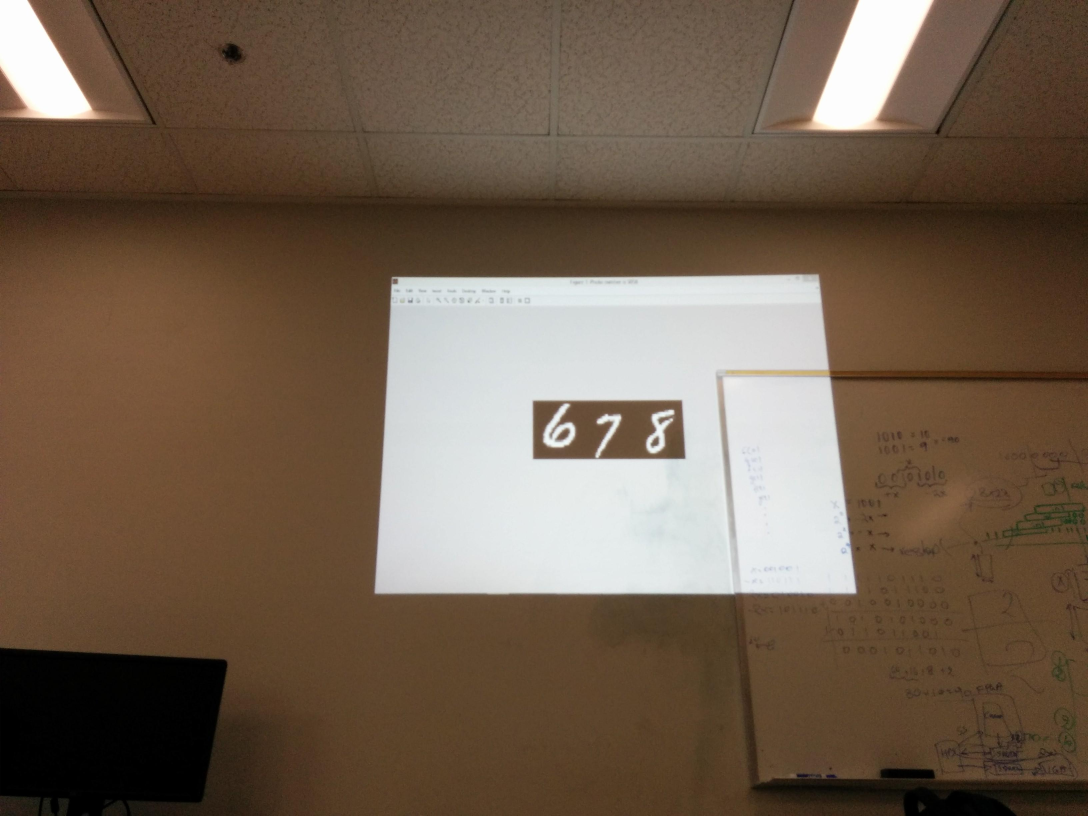
%> input picture image1.jpg, 3264 x 2448 px (shown at 1/3 size)
$ octave --eval "result = part2_fixed('image1.jpg');"   (GNU Octave 9; MATLAB toolbox functions it lacks are replaced by stand-ins)
%> lines starting %> are read from the running program, lines starting %| are printed output that depends on the picture; in (x1, y1, x2, y2) boxes, pixels count from 0 and x2, y2 are one past the last pixel; in counts of white or black regions, pixels touching at a corner belong together; the program's own positions count from 1
%function [Y2]=part2()
%y=imread('image90.jpg');
function [Y2]=part2_fixed(imagenum)
%> called with imagenum = 'image1.jpg'
%a = sprintf('image%d.jpg',imagenum);
y = imread(imagenum);
%imshow(y)
greyscale=rgb2gray(y);
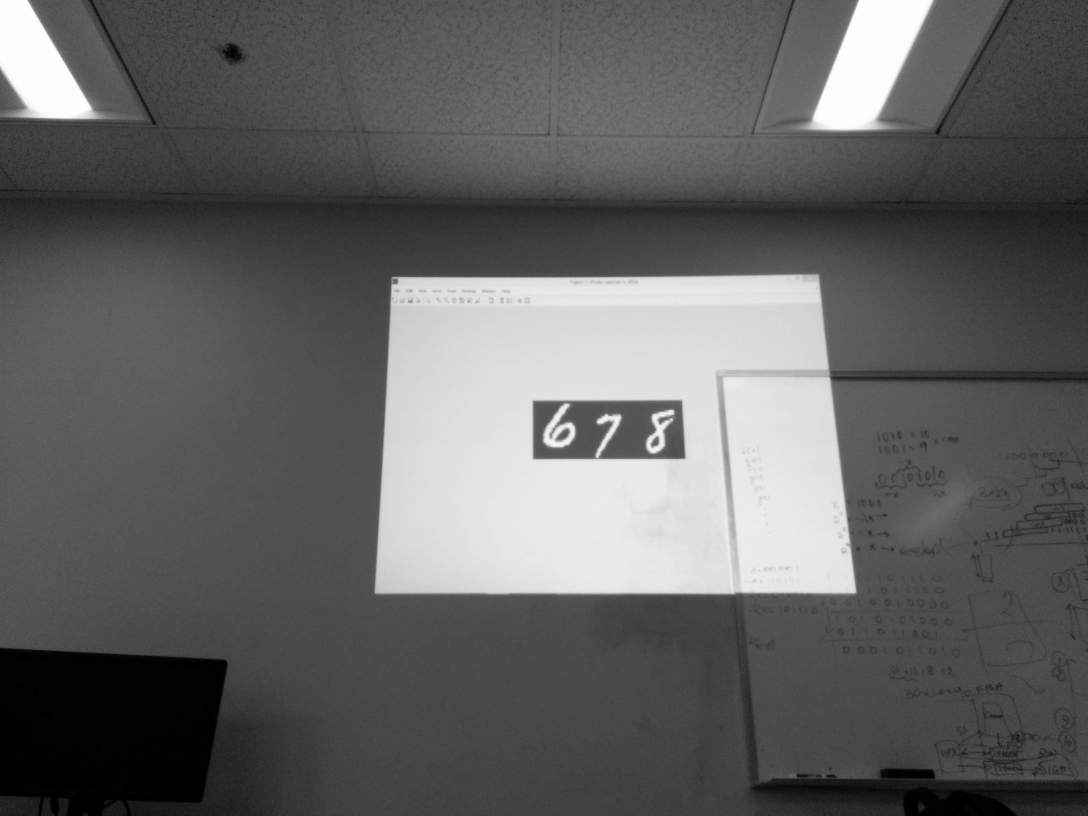
%> greyscale: size 2448x3264 uint8 (shown at 1/3 size); min 0, max 255, mean 97.7
[height, width]=size(greyscale);
%> height = 2448; width = 3264
greyscaleScaled=greyscale(height/4:height*3/4,width/4:3*width/4);
%imshow(greyscale);
avgIntesity=mean2(greyscaleScaled);
%> avgIntesity = 159.8
bwThreshold=avgIntesity/255;
%> bwThreshold = 0.627
%bwThreshold=.5;
Y=im2bw(y,bwThreshold);
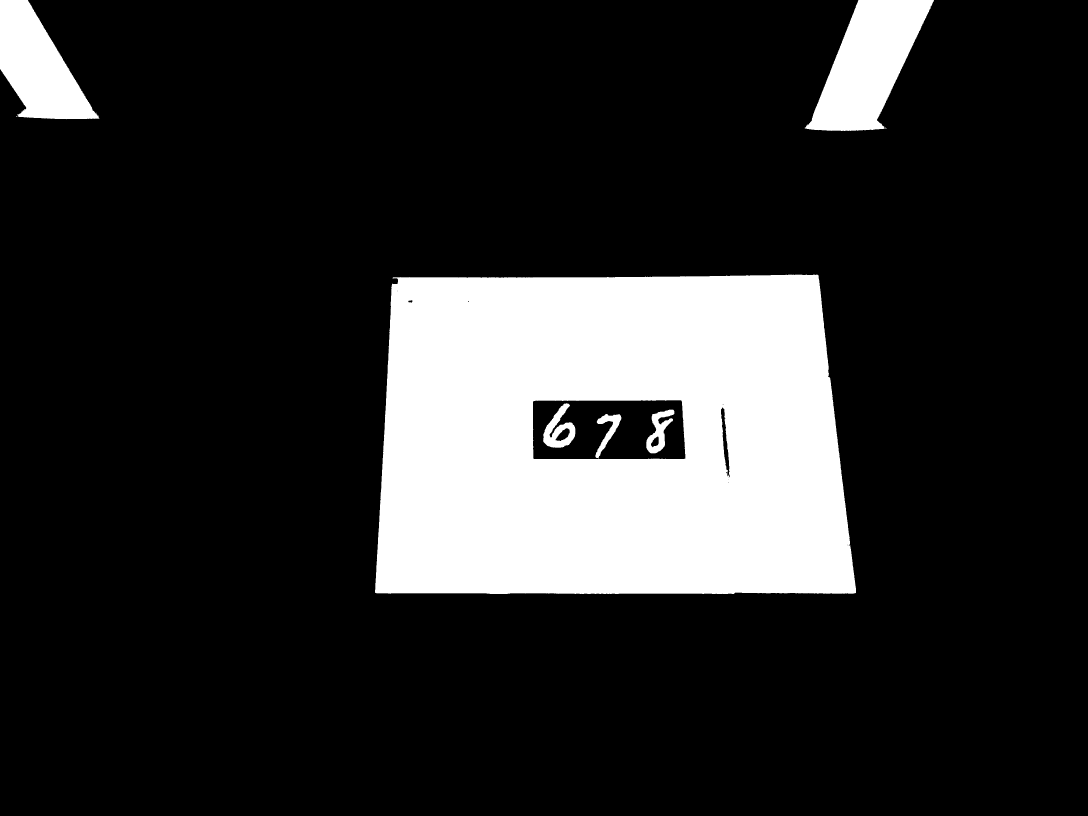
%> Y: size 2448x3264 logical (shown at 1/3 size); 17.1% white; 9 white regions (3 under 20 px), largest, box (x1, y1, x2, y2) and area: (1125, 824, 2568, 1782) 1210679, (2414, 0, 2802, 393) 83337, (0, 0, 299, 358) 60558, (1629, 1210, 1726, 1343) 6189, (1939, 1229, 2023, 1360) 4952, (1786, 1242, 1864, 1374) 3329
imshow(Y);
%[BW, threshold]=edge(Y,'sobel');
[BW, threshold]=edge(Y,'Prewitt');
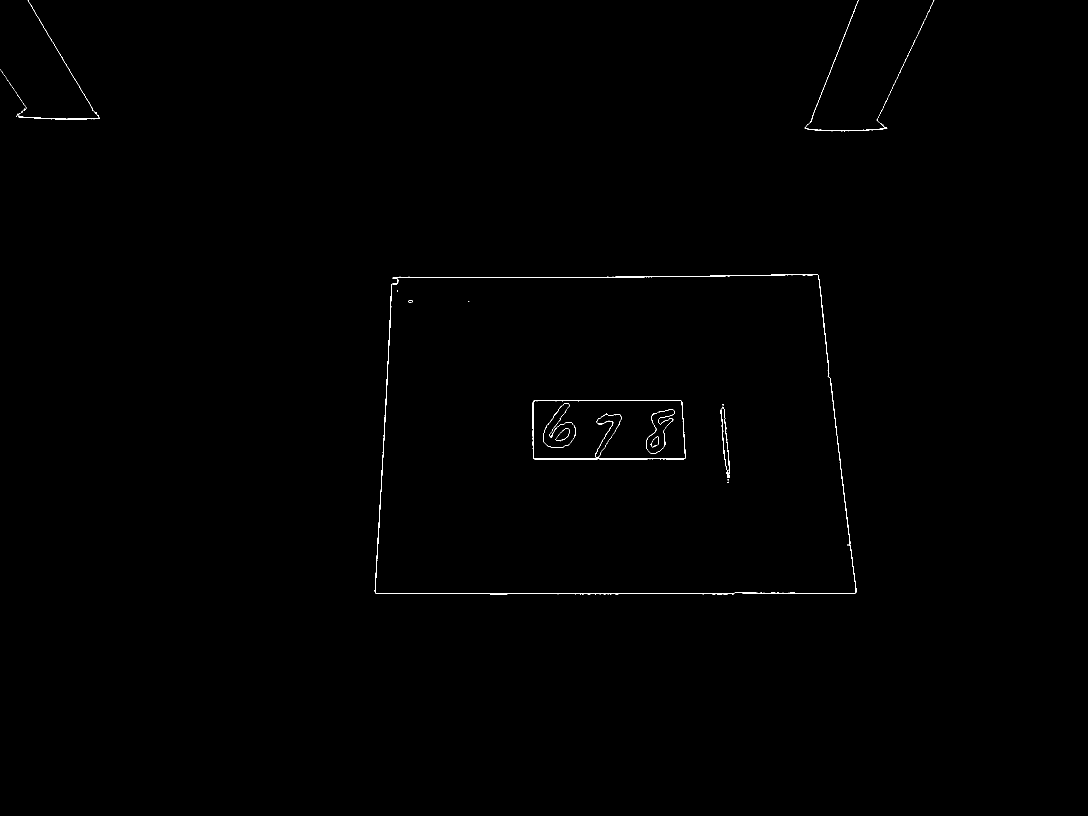
%> BW: size 2448x3264 logical (shown at 1/3 size); 0.2% white in thin lines or dots, all inside (x1, y1, x2, y2) = (0, 0, 2803, 1783)
%> threshold = 0.0488
%imshow(greyscaleScaled)
%find first white pixel (binary value 1) from top center
s=size(Y);
%> s = [2448 3264]
s(1);
s(2);
i=1;
%find first white pixel
t=1;
while Y(t,s(2)/2) ~=1
    t=t+5;
end
%> this loop made 167 passes
%> t on passes 1 to 3: 6, 11, 16
%> after the loop, t = 836

while Y(t,s(2)/2) ~=0
    t=t+1;
end
%> after the loop, t = 1203
b=s(1);
%> b = 2448
while Y(b,s(2)/2) ~=1
    b=b-5;
end
%> this loop made 134 passes
%> b on passes 1 to 12: 2443, 2438, 2433, 2428, 2423, 2418, 2413, 2408, 2403, 2398, 2393, 2388
%> after the loop, b = 1778


while Y(b,s(2)/2) ~=0
    b=b-1;
end
%> this loop made 401 passes
%> b on passes 1 to 3: 1777, 1776, 1775
%> after the loop, b = 1377

%top and bottom found, find l and r edges
while Y(s(1)/2,i) ~=1
    i=i+5;
end
%> this loop made 232 passes
%> after the loop, i = 1161
i;

%find first black pixel in white area (i value is in white area now)
% while Y(s(1)/2,i) ~=0
%     i=i+1;
% end
% i;
%i has value of side1
j=s(2)
%> j = 3264
while Y(s(1)/2,j) ~=1
    j=j-5;
end
%> this loop made 153 passes
%> j on passes 1 to 3: 3259, 3254, 3249
%> after the loop, j = 2499
j;
% [18 lines of commented-out code are left out]
cropped=Y(t:b,i:j);
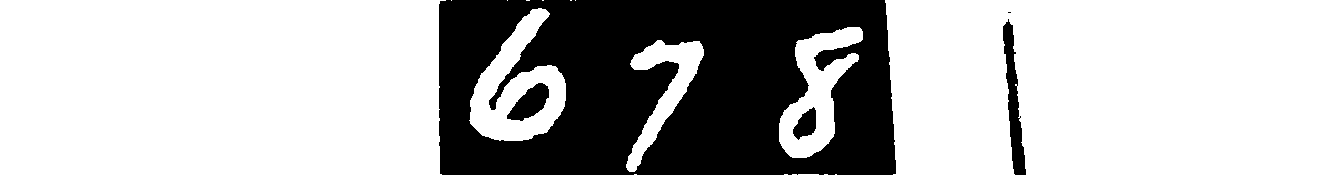
%> cropped: size 175x1339 logical; 71.8% white; 5 black regions (1 under 20 px), largest, box (x1, y1, x2, y2) and area: (439, 0, 896, 175) 63177, (1003, 19, 1026, 175) 1582, (507, 83, 549, 121) 884, (793, 107, 816, 140) 466

invertCropped=imcomplement(cropped);
imshow(invertCropped);
detectedFullImage=false;
detectWhile=1;
 while detectedFullImage==false
    sumOfCols=sum(invertCropped,1);
    sumOfCols(1,704);
    while sumOfCols(1,detectWhile)==0
        sumOfCols(1,detectWhile);
        detectWhile=detectWhile+1;
    end
    firstEdge=detectWhile
    while sumOfCols(1,detectWhile)~=0
        sumOfCols(1,detectWhile);
        detectWhile=detectWhile+1;
    end
    secondEdge=detectWhile
% [10 lines of commented-out code are left out]

    if secondEdge-firstEdge>30
        detectedFullImage=true;
    end
end
%> this loop made 1 pass
%> (firstEdge, secondEdge) on pass 1: (440, 897)
%> after the loop, detectWhile = 897; detectedFullImage = true
 %i=firstEdge;j=secondEdge;

% Y2=cropped(:,i:j);
Y2=Y(t-10:b+10,i+firstEdge:i+secondEdge);
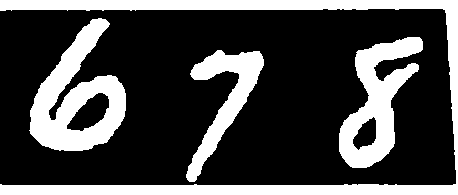
%> Y2: size 195x458 logical; 27.8% white; 4 white regions, box (x1, y1, x2, y2) and area: (0, 0, 458, 195) 10358, (29, 18, 126, 151) 6189, (339, 37, 423, 168) 4952, (186, 50, 264, 182) 3329
figure
imshow(Y2)

end

$ run again, on image100.jpg
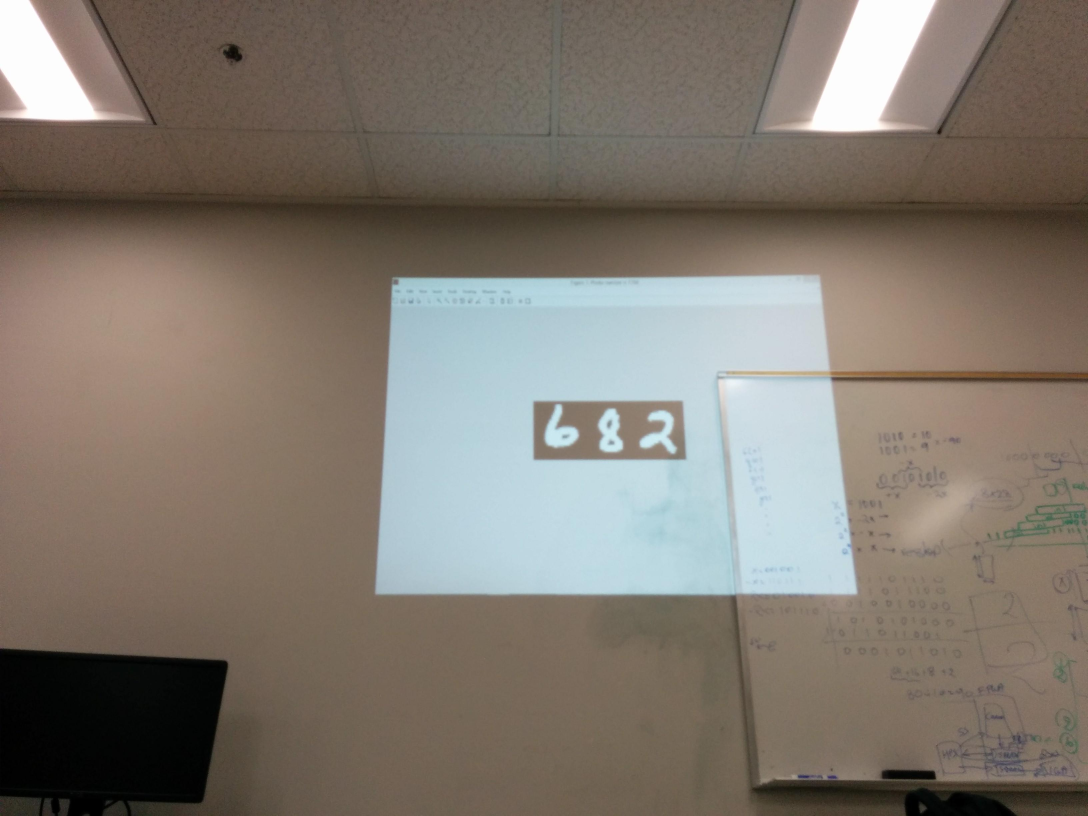
%> input picture image100.jpg, 3264 x 2448 px (shown at 1/3 size)
%> avgIntesity = 162
%> bwThreshold = 0.635
%> in part2_fixed, `Y=im2bw(y,bwThreshold);`:
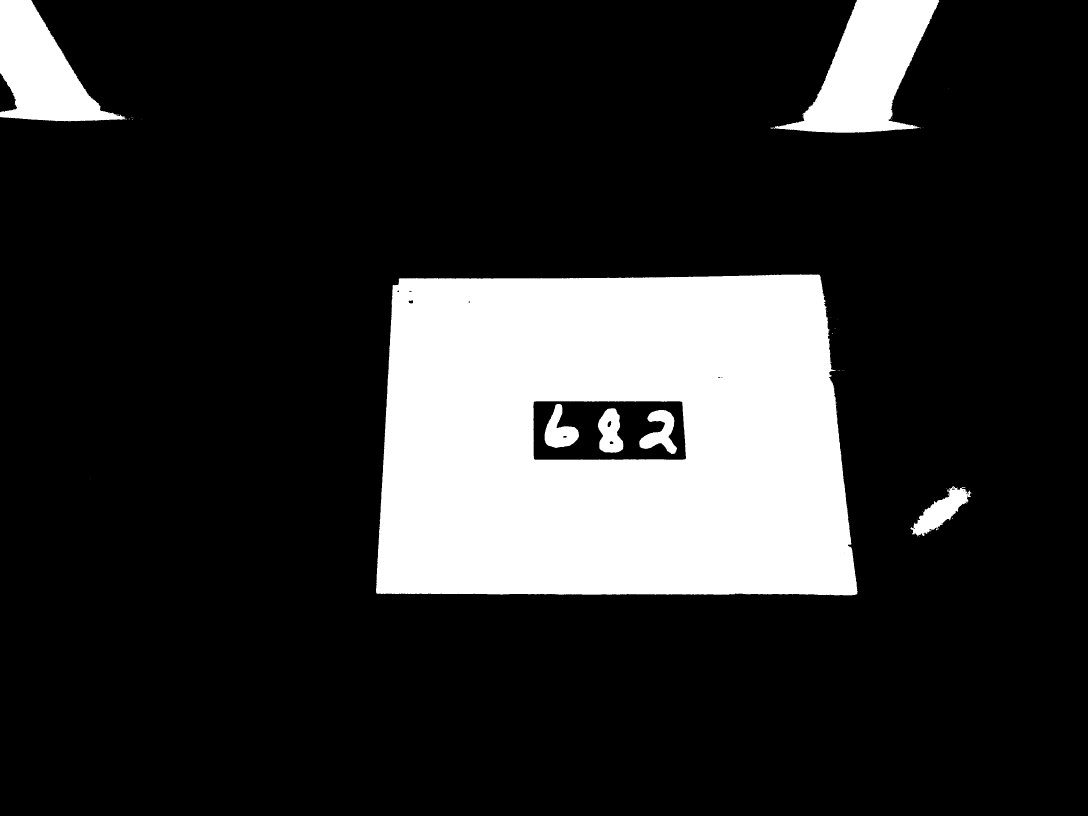
%> Y: size 2448x3264 logical (shown at 1/3 size); 17.8% white; 46 white regions (38 under 20 px), largest, box (x1, y1, x2, y2) and area: (1128, 823, 2573, 1786) 1217369, (2311, 0, 2818, 398) 98543, (0, 0, 376, 364) 70419
%> BW: size 2448x3264 logical; 0.22% white in thin lines or dots, all inside (x1, y1, x2, y2) = (0, 0, 2915, 1787)
%> threshold = 0.051
%> the loop in part2_fixed, `while Y(t,s(2)/2) ~=1` made 167 passes
%> t on passes 1 to 3: 6, 11, 16
%> after the loop in part2_fixed, `while Y(t,s(2)/2) ~=1`: t = 836
%> after the loop in part2_fixed, `while Y(t,s(2)/2) ~=0`: t = 1205
%> the loop in part2_fixed, `while Y(b,s(2)/2) ~=1` made 134 passes
%> b on passes 1 to 8: 2443, 2438, 2433, 2428, 2423, 2418, 2413, 2408
%> after the loop in part2_fixed, `while Y(b,s(2)/2) ~=1`: b = 1778
%> the loop in part2_fixed, `while Y(b,s(2)/2) ~=0` made 399 passes
%> b on passes 1 to 3: 1777, 1776, 1775
%> after the loop in part2_fixed, `while Y(b,s(2)/2) ~=0`: b = 1379
%> the loop in part2_fixed, `while Y(s(1)/2,i) ~=1` made 232 passes
%> after the loop in part2_fixed, `while Y(s(1)/2,i) ~=1`: i = 1161
%> the loop in part2_fixed, `while Y(s(1)/2,j) ~=1` made 152 passes
%> j on passes 1 to 3: 3259, 3254, 3249
%> after the loop in part2_fixed, `while Y(s(1)/2,j) ~=1`: j = 2504
%> cropped: size 175x1344 logical; 75.8% white; 4 black regions, box (x1, y1, x2, y2) and area: (440, 0, 898, 175) 56645, (663, 59, 674, 77) 141, (669, 120, 681, 128) 71, (529, 104, 540, 109) 47
%> the loop in part2_fixed, `while detectedFullImage==false` made 1 pass
%> (firstEdge, secondEdge) on pass 1: (441, 899)
%> after the loop in part2_fixed, `while detectedFullImage==false`: detectWhile = 899; detectedFullImage = true
%> in part2_fixed, `Y2=Y(t-10:b+10,i+firstEdge:i+secondEdge);`:
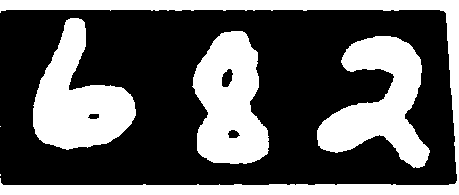
%> Y2: size 195x459 logical; 36.4% white; 6 white regions (2 under 20 px), largest, box (x1, y1, x2, y2) and area: (0, 0, 459, 195) 10710, (317, 36, 430, 168) 7454, (33, 18, 136, 150) 7248, (192, 31, 269, 164) 7201
